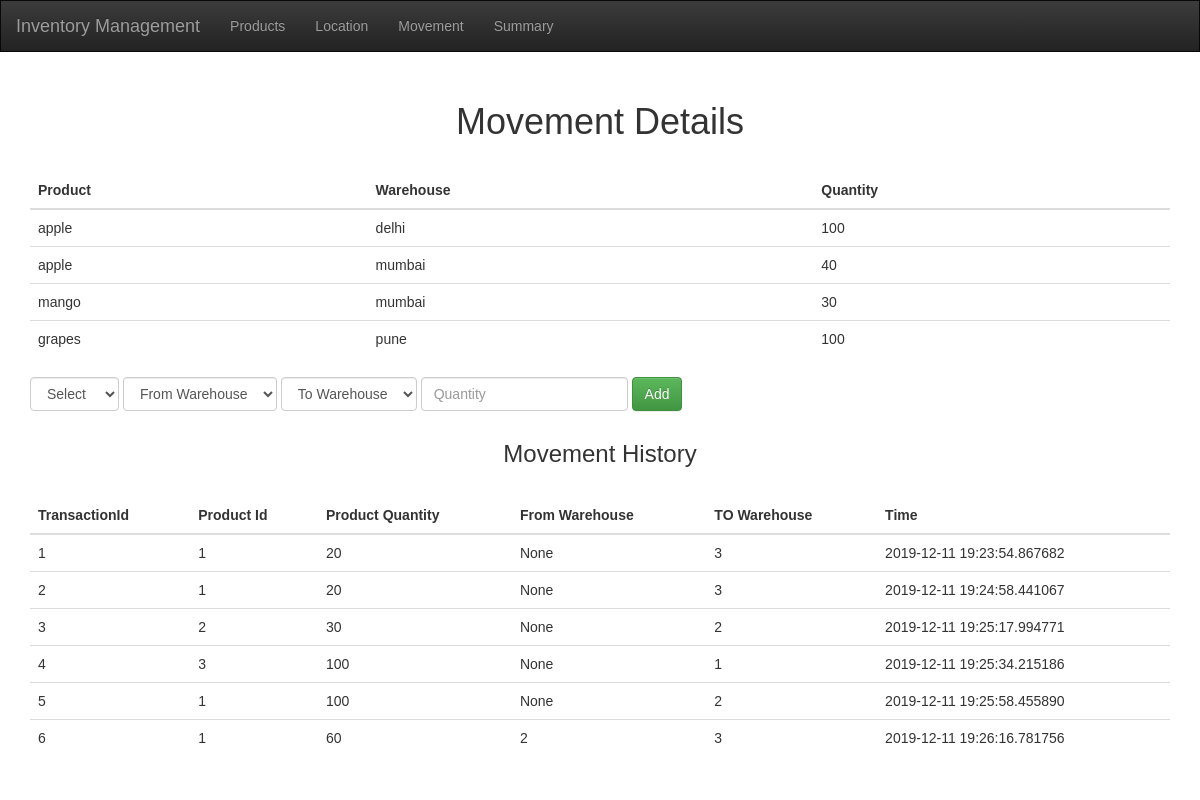
Page /management on the committed database.
### app.py (models this page shows, shortened)
class Product(db.Model):
    product_id = db.Column(db.Integer, primary_key=True)
    product_name = db.Column(db.String, nullable=False)
    Quantity = db.Column(db.Integer , default=0)
    unallocted = db.Column(db.Integer)

class Location(db.Model):
    location_id = db.Column(db.Integer, primary_key=True)
    location = db.Column(db.String, nullable=False)

class mapping(db.Model):
    trans_id= db.Column(db.Integer, primary_key = True)
    prod_quantity = db.Column(db.Integer, nullable = False)
    product_id = db.Column(db.Integer, db.ForeignKey('product.product_id'), nullable=False)
    from_loc = db.Column(db.Integer, db.ForeignKey('location.location_id'))
    to_loc = db.Column(db.Integer, db.ForeignKey('location.location_id'))
    date_created = db.Column(db.DateTime, default=datetime.utcnow())
    product = db.relationship("Product")
    location = db.relationship("Location", foreign_keys=[to_loc])
    location_for = db.relationship("Location", foreign_keys=[from_loc])

### app.py (the view, shortened to what this page needs)
@app.route("/management", methods=["GET","POST"])
def managementInventory():
    msg = None
    mapping_summary = None
    conn = sqlite3.connect('test.db',detect_types = sqlite3.PARSE_DECLTYPES)
    cur = conn.cursor()
    cur.execute(QueryDic['product'])
    product = cur.fetchall()
    cur.execute(QueryDic['location'])
    locations = cur.fetchall()
    if request.method=='GET':
        cur.execute(QueryDic['mapping'])
        mapping_summary = cur.fetchall()
        log_summary = []
        for p_id in [x[0] for x in product]:
            cur.execute(QueryDic["temp_prod_name"], (p_id, ))
            temp_prod_name = cur.fetchone()
            for l_id in [x[0] for x in locations]:
                cur.execute(QueryDic['temp_loc_name'], (l_id,))
                temp_loc_name = cur.fetchone()
                cur.execute(QueryDic['sum_to_loc'], (p_id, l_id))
                sum_to_loc = cur.fetchone()
                cur.execute(QueryDic['sum_from_loc'], (p_id, l_id))
                sum_from_loc = cur.fetchone()
                if sum_from_loc[0] is None:
                    sum_from_loc = (0,)
                if sum_to_loc[0] is None:
                    sum_to_loc = (0,)
                log_summary += [(temp_prod_name + temp_loc_name + (sum_to_loc[0] - sum_from_loc[0],))]
    if msg:
        print("====",msg)
        return redirect('/management')
    conn.commit()
    return render_template('movement.html', logSummary=log_summary,product=product,locations=locations, mapping_summary=mapping_summary, msg=msg)

### template/movement.html (shortened to what this page needs)
{% extends 'base.html'%}
{% block body %}
<div class="container">
    <h1 class="headerStyle">Movement Details</h1>
    {% if logSummary == None or logSummary|length == 0 %}
            <h3  class="font-weight-light headerStyle">Summary not available yet</h3>
        {% else %}
            <table class="table" id="summary">
                <thead>
                <tr>
                    <th scope="col">Product</th>
                    <th scope="col">Warehouse</th>
                    <th scope="col">Quantity</th>
                </tr>
                </thead>
                <tbody>
                    {% for data in logSummary %}
                        {% if data[2] != 0 %}
                        <tr>
                            <td>{{ data[0] }}</td>
                            <td>{{ data[1] }}</td>
                            <td>{{ data[2] }}</td>
                        </tr>
                        {% endif %}
                    {% endfor %}
                </tbody>
            </table>
        {% endif %}
     <form name="myForm" class="form-inline MovementForm" action="/management" method="POST" >
        <div class="form-group">
            <select id ="product" class="form-control" name="product" width="2000px" placeholder="Select the product" required>
                <option value="" selected> Select </option>
            </select>
        </div>
        <div class="form-group">
            <select id ="from_loc"class="form-control" name="from_loc" width="300px" placeholder="From Warehouse">
                    <option value="" selected> From Warehouse </option>
            </select>
         </div>
         <div class="form-group">
            <select  id ="to_loc" class="form-control" name="to_loc" width="300px" placeholder="To Warehouse">
                    <option value="" selected> To Warehouse </option>
            </select>
         </div>
         <div class="form-group">
            <input id="quantity" type="number" name="quantity" placeholder="Quantity" class="form-control" required>
         </div>
        <div class="form-group">
           <input type="submit" class="btn btn-success submitBtn" value="Add" id="submitBtn">
        </div>
     </form>
   <h3 class="headerStyle" >Movement History</h3>
   {% if mapping_summary == None or mapping_summary|length == 0 %}
   <h3  class="font-weight-light headerStyle">History not available yet</h3>
   {% else %}
       <table class="table" id="summary">
           <thead>
           <tr>
               <th scope="col">TransactionId</th>
               <th scope="col">Product Id </th>
               <th scope="col">Product Quantity</th>
               <th scope="col">From Warehouse </th>
               <th scope="col">TO Warehouse </th>
               <th scope="col">Time </th>
           </tr>
           </thead>
           <tbody>
               {% for data in mapping_summary %}
                   <tr>
                       <td>{{ data[0] }}</td>
                       <td>{{ data[2] }}</td>
                       <td>{{ data[1] }}</td>
                       <td>{{ data[3] }}</td>
                       <td>{{ data[4] }}</td>
                       <td>{{ data[5] }}</td>
                   </tr>
               {% endfor %}
           </tbody>
       </table>
   {% endif  %}
  </div>
{% endblock %}

### static/css/main.css (style rules this page uses)
body { margin: 0; font-family: sans-serif; }
.headerStyle { text-align: center; margin: 30px; }

### rows in the picture
Product: product_name "apple" "apple"
Location: location "delhi"
Location: location "mumbai" "mumbai"
Product: product_name "mango"
Product: product_name "grapes"
Location: location "pune"
mapping: trans_id "1", product "1", prod_quantity "20", data "None", to_loc "3", date_created "2019-12-11 19:23:54.867682"
mapping: trans_id "2", product "1", prod_quantity "20", data "None", to_loc "3", date_created "2019-12-11 19:24:58.441067"
mapping: trans_id "3", product "2", prod_quantity "30", data "None", to_loc "2", date_created "2019-12-11 19:25:17.994771"
mapping: trans_id "4", product "3", prod_quantity "100", data "None", to_loc "1", date_created "2019-12-11 19:25:34.215186"
mapping: trans_id "5", product "1", prod_quantity "100", data "None", to_loc "2", date_created "2019-12-11 19:25:58.455890"
mapping: trans_id "6", product "1", prod_quantity "60", from_loc "2", to_loc "3", date_created "2019-12-11 19:26:16.781756"

### other values in the picture
{{ data[2] }} "100" "40" "30" "100"
